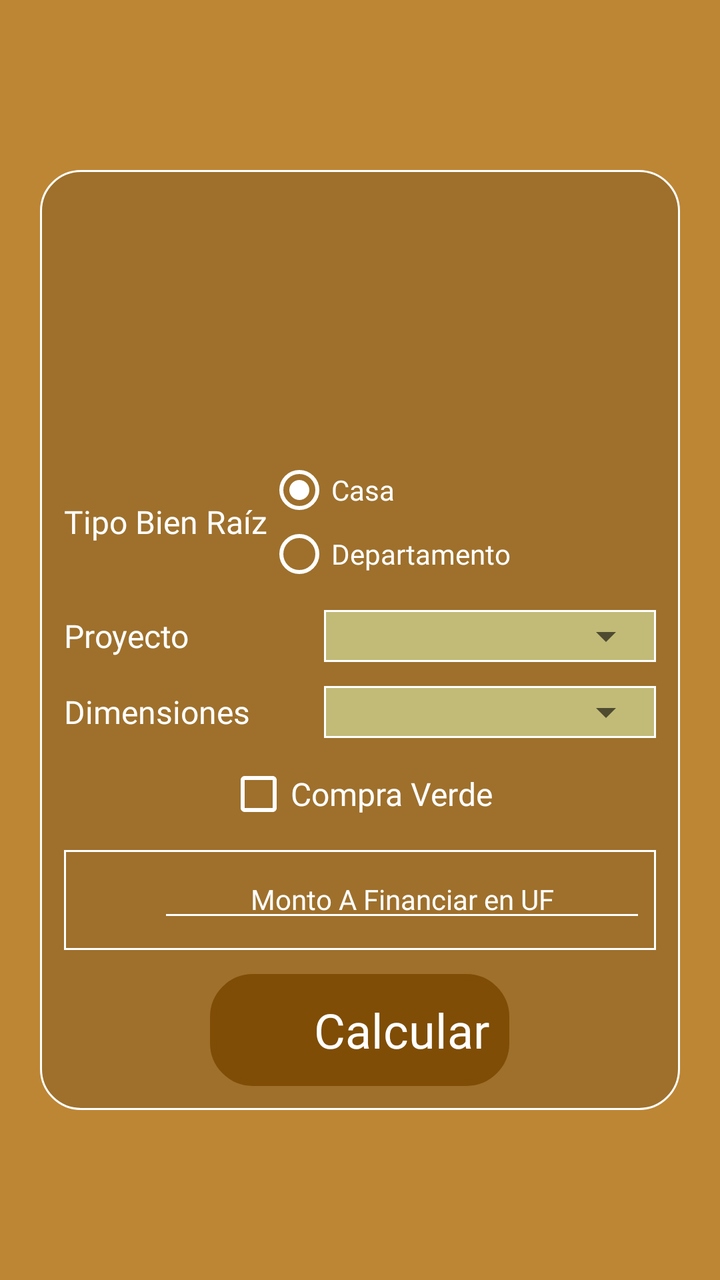
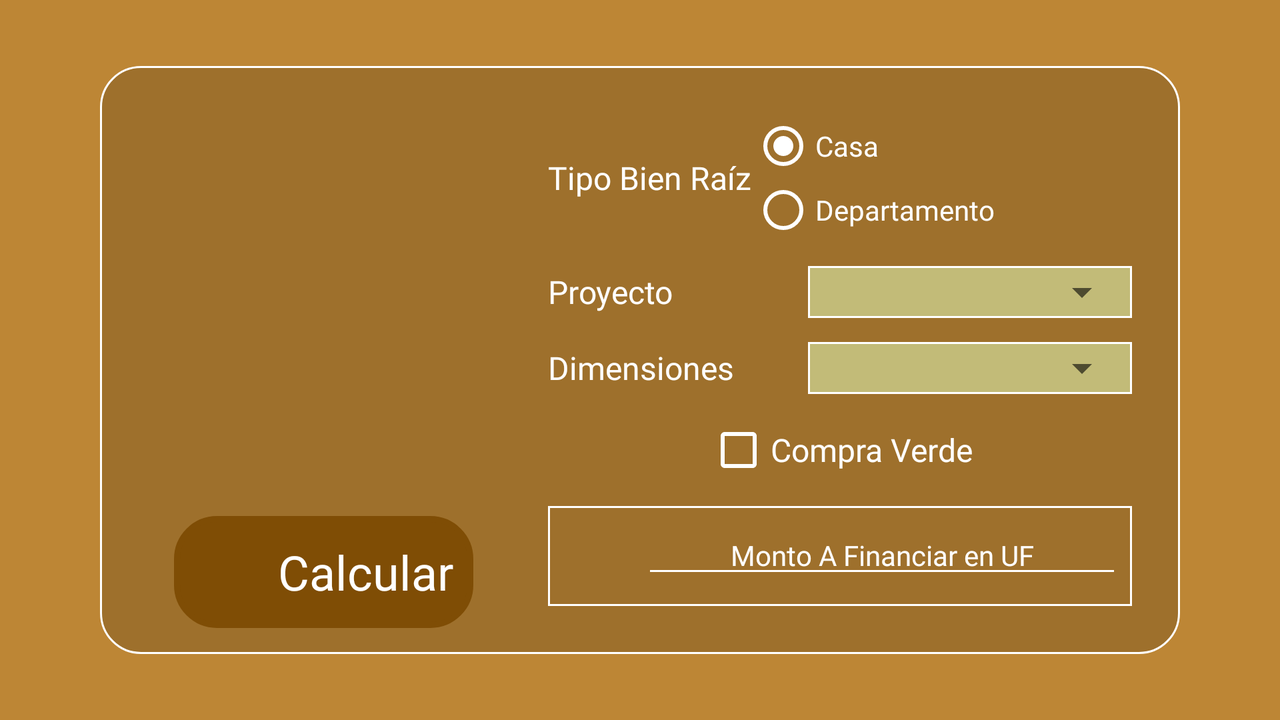

An Android layout and its configuration variant, each rendered on a device that would load it. The default file and the variant file are quoted in full after the pictures.
<!-- AndroidManifest.xml: application theme AppTheme -->
<!-- res/layout/activity_main.xml -->
<?xml version="1.0" encoding="utf-8"?>
<androidx.constraintlayout.widget.ConstraintLayout xmlns:android="http://schemas.android.com/apk/res/android"
    xmlns:app="http://schemas.android.com/apk/res-auto"
    xmlns:tools="http://schemas.android.com/tools"
    android:layout_width="match_parent"
    android:layout_height="match_parent"
    android:background="@color/colorFondo"
    tools:context=".MainActivity">

    <LinearLayout
        android:layout_width="match_parent"
        android:layout_height="wrap_content"
        android:background="@drawable/fondo_recuadro"
        android:orientation="vertical"
        android:padding="12dp"
        android:layout_marginStart="20dp"
        android:layout_marginLeft="20dp"
        android:layout_marginEnd="20dp"
        android:layout_marginRight="20dp"
        app:layout_constraintBottom_toBottomOf="parent"
        app:layout_constraintEnd_toEndOf="parent"
        app:layout_constraintStart_toStartOf="parent"
        app:layout_constraintTop_toTopOf="parent">

        <FrameLayout
            android:layout_width="wrap_content"
            android:layout_height="wrap_content"
            android:layout_gravity="center">

            <ImageView
                android:id="@+id/imgCasaMA"
                style="@style/logo"
                android:layout_width="120dp"
                android:layout_height="120dp"
                android:contentDescription="@string/icono" />

            <ImageView
                android:id="@+id/imgDepartamentoMA"
                style="@style/logo"
                android:background="@drawable/icono_edificio"
                android:layout_width="120dp"
                android:layout_height="120dp"
                android:visibility="gone"
                android:contentDescription="@string/icono" />

        </FrameLayout>

        <Space style="@style/espacio" />

        <TableRow
            android:layout_width="match_parent"
            android:layout_height="wrap_content"
            android:layout_gravity="center">

            <TextView
                android:id="@+id/txtTipoBienRaizMA"
                style="@style/texto"
                android:layout_width="wrap_content"
                android:layout_height="wrap_content"
                android:layout_gravity="center_vertical"
                android:text="@string/tipoBienRaiz" />

            <RadioGroup
                android:id="@+id/rgTipoBienRaizMA"
                android:layout_width="match_parent"
                android:layout_height="wrap_content">

                <RadioButton
                    android:id="@+id/rbCasaMA"
                    style="@style/texto2"
                    android:layout_width="match_parent"
                    android:layout_height="wrap_content"
                    android:checked="true"
                    android:onClick="mostrarOcultar"
                    android:text="@string/casa"
                    app:buttonTint="@color/colorLetra"/>

                <RadioButton
                    android:id="@+id/rbDepartamentoMA"
                    style="@style/texto2"
                    android:layout_width="match_parent"
                    android:layout_height="wrap_content"
                    android:onClick="mostrarOcultar"
                    android:text="@string/departamento"
                    app:buttonTint="@color/colorLetra"/>

            </RadioGroup>

        </TableRow>

        <Space style="@style/espacio" />

        <TableRow
            android:layout_width="match_parent"
            android:layout_height="wrap_content">

            <TextView
                android:id="@+id/txtProyectoMA"
                style="@style/texto"
                android:layout_gravity="center_vertical"
                android:layout_width="130dp"
                android:layout_height="wrap_content"
                android:text="@string/proyecto" />

            <FrameLayout
                android:layout_width="match_parent"
                android:layout_height="wrap_content"
                android:background="@drawable/borde">

                <FrameLayout
                    android:layout_width="match_parent"
                    android:layout_height="wrap_content"
                    android:background="@color/colorSpinner">

                    <Spinner
                        android:id="@+id/spCasaMA"
                        android:layout_width="match_parent"
                        android:layout_height="wrap_content"
                        android:visibility="visible" />

                    <Spinner
                        android:id="@+id/spDepartamentoMA"
                        android:layout_width="match_parent"
                        android:layout_height="wrap_content"
                        android:visibility="gone" />

                </FrameLayout>

            </FrameLayout>

        </TableRow>

        <Space style="@style/espacio" />

        <TableRow
            android:layout_width="match_parent"
            android:layout_height="wrap_content">

            <TextView
                android:id="@+id/txtDimensionesMA"
                style="@style/texto"
                android:layout_gravity="center_vertical"
                android:layout_width="130dp"
                android:layout_height="wrap_content"
                android:text="@string/dimensiones" />

            <FrameLayout
                android:layout_width="match_parent"
                android:layout_height="wrap_content"
                android:background="@drawable/borde">

                <FrameLayout
                    android:layout_width="match_parent"
                    android:layout_height="wrap_content"
                    android:background="@color/colorSpinner">

                    <Spinner
                        android:id="@+id/spDimensionCasaMA"
                        android:layout_width="match_parent"
                        android:layout_height="wrap_content"
                        android:visibility="visible" />

                    <Spinner
                        android:id="@+id/spDimensionDepartamentoMA"
                        android:layout_width="match_parent"
                        android:layout_height="wrap_content"
                        android:visibility="gone" />

                </FrameLayout>

            </FrameLayout>

        </TableRow>

        <Space style="@style/espacio" />

        <CheckBox
            android:id="@+id/chbCompraVerdeMA"
            style="@style/texto"
            android:layout_width="wrap_content"
            android:layout_height="wrap_content"
            android:layout_gravity="center"
            android:text="@string/compraVerde"
            app:buttonTint="@color/colorLetra"/>

        <Space style="@style/espacio" />

        <TableRow
            android:layout_width="match_parent"
            android:layout_height="wrap_content"
            android:background="@drawable/borde"
            android:padding="5dp">

            <ImageView
                android:id="@+id/imgDineroMA"
                style="@style/imagen"
                app:srcCompat="@drawable/icono_dinero"
                android:contentDescription="@string/icono" />

            <Space style="@style/espacioVertical3" />

            <EditText
                android:id="@+id/edtMontoMA"
                style="@style/texto2"
                android:layout_width="match_parent"
                android:layout_height="wrap_content"
                android:ems="10"
                android:hint="@string/montoAFinanciar"
                android:maxLength="6"
                android:textAlignment="center"
                android:gravity="center_horizontal"
                android:inputType="number"
                android:autofillHints=""
                android:imeOptions="actionDone"
                app:backgroundTint="@color/colorLetra" />

        </TableRow>

        <Space style="@style/espacio" />

        <TableRow
            android:id="@+id/trCalcularMA"
            android:layout_width="wrap_content"
            android:layout_height="wrap_content"
            android:layout_gravity="center"
            android:background="@drawable/boton_fondo"
            android:padding="8dp">

            <Space style="@style/espacioVertical3" />

            <ImageView
                android:id="@+id/imgCalcularMA"
                style="@style/imagen"
                app:srcCompat="@drawable/icono_calcular"
                android:contentDescription="@string/icono" />

            <Space style="@style/espacioVertical3" />

            <TextView
                android:id="@+id/txtCalcularMA"
                style="@style/texto"
                android:layout_gravity="center_vertical"
                android:layout_width="match_parent"
                android:layout_height="wrap_content"
                android:text="@string/calcular"
                android:textSize="24sp"/>

            <Space style="@style/espacioVertical3" />

        </TableRow>

    </LinearLayout>

</androidx.constraintlayout.widget.ConstraintLayout>
<!-- resources referenced by this layout -->
<resources>
  <color name="colorFondo">#BD8635</color>
  <color name="colorLetra">#FFFFFF</color>
  <color name="colorSpinner">#C2BB78</color>
  <!-- drawable borde (drawable) -->
  <?xml version="1.0" encoding="utf-8"?>
  <shape xmlns:android="http://schemas.android.com/apk/res/android"
      android:shape="rectangle">
      <stroke android:width="1dp" android:color="@color/colorLetra" />
      <padding android:left="1dp" android:top="1dp"
          android:right="1dp" android:bottom="1dp" />
  </shape>
  <!-- drawable boton_fondo (drawable) -->
  <?xml version="1.0" encoding="utf-8"?>
  <shape xmlns:android="http://schemas.android.com/apk/res/android">
      <solid android:color="@color/colorBoton"/>
      <stroke android:width="3dp" android:color="@color/colorBoton" />
      <corners android:radius="20dp"/>
      <padding android:left="0dp" android:top="0dp" android:right="0dp" android:bottom="0dp" />
  </shape>
  <!-- drawable fondo_recuadro (drawable) -->
  <?xml version="1.0" encoding="utf-8"?>
  <shape xmlns:android="http://schemas.android.com/apk/res/android">
      <solid android:color="@color/colorRecuadro"/>
      <stroke android:width="1dp" android:color="@color/colorLetra" />
      <corners android:radius="20dp"/>
      <padding android:left="0dp" android:top="0dp"
          android:right="0dp" android:bottom="0dp" />
  </shape>
  <string name="calcular">Calcular</string>
  <string name="casa">Casa</string>
  <string name="compraVerde">Compra Verde</string>
  <string name="departamento">Departamento</string>
  <string name="dimensiones">Dimensiones</string>
  <string name="icono">Ícono</string>
  <string name="montoAFinanciar">Monto A Financiar en UF</string>
  <string name="proyecto">Proyecto</string>
  <string name="tipoBienRaiz">Tipo Bien Raíz</string>
  <style name="espacio">
          <item name="android:layout_width">match_parent</item>
          <item name="android:layout_height">12dp</item>
      </style>
  <style name="espacioVertical3">
          <item name="android:layout_width">2dp</item>
          <item name="android:layout_height">match_parent</item>
      </style>
  <style name="imagen">
          <item name="android:layout_width">40dp</item>
          <item name="android:layout_height">40dp</item>
          <item name="android:layout_gravity">center</item>
          <item name="android:adjustViewBounds">true</item>
          <item name="android:scaleType">fitCenter</item>
      </style>
  <style name="logo">
          <item name="android:background">@drawable/icono_casa</item>
          <item name="android:layout_width">150dp</item>
          <item name="android:layout_height">150dp</item>
          <item name="android:layout_gravity">center</item>
          <item name="android:adjustViewBounds">true</item>
          <item name="android:scaleType">fitCenter</item>
      </style>
  <style name="texto">
          <item name="android:fontFamily" tools:targetApi="jelly_bean">@font/lemon_milk_bold</item>
          <item name="android:textColor">@color/colorLetra</item>
          <item name="android:textColorHint">@color/colorLetra</item>
          <item name="android:textSize">16sp</item>
      </style>
  <style name="texto2">
          <item name="android:fontFamily" tools:targetApi="jelly_bean">@font/lemon_milk_bold</item>
          <item name="android:textColor">@color/colorLetra</item>
          <item name="android:textColorHint">@color/colorLetra</item>
          <item name="android:textSize">14sp</item>
      </style>
  <style name="AppTheme" parent="Theme.AppCompat.Light.NoActionBar">
          
          <item name="colorPrimary">@color/colorPrimary</item>
          <item name="colorPrimaryDark">@color/colorPrimaryDark</item>
          <item name="colorAccent">@color/colorAccent</item>
      </style>
  <color name="colorBoton">#7F4D05</color>
  <color name="colorRecuadro">#9E702C</color>
  <color name="colorPrimary">#E5EF96</color>
  <color name="colorPrimaryDark">#AEC95E</color>
  <color name="colorAccent">#FFFFFF</color>
  
      //COLORES
</resources>
<!-- res/layout-land/activity_main.xml (the repository's variant of the layout above) -->
<!-- drawn on the phone turned sideways -->
<?xml version="1.0" encoding="utf-8"?>
<androidx.constraintlayout.widget.ConstraintLayout xmlns:android="http://schemas.android.com/apk/res/android"
    xmlns:app="http://schemas.android.com/apk/res-auto"
    xmlns:tools="http://schemas.android.com/tools"
    android:layout_width="match_parent"
    android:layout_height="match_parent"
    android:background="@color/colorFondo"
    tools:context=".MainActivity">

    <LinearLayout
        android:layout_width="match_parent"
        android:layout_height="wrap_content"
        android:orientation="horizontal"
        android:background="@drawable/fondo_recuadro"
        android:padding="12dp"
        android:layout_marginStart="50dp"
        android:layout_marginLeft="50dp"
        android:layout_marginEnd="50dp"
        android:layout_marginRight="50dp"
        app:layout_constraintBottom_toBottomOf="parent"
        app:layout_constraintEnd_toEndOf="parent"
        app:layout_constraintStart_toStartOf="parent"
        app:layout_constraintTop_toTopOf="parent">

        <LinearLayout
            android:layout_width="wrap_content"
            android:layout_height="wrap_content"
            android:orientation="vertical"
            android:layout_gravity="center_vertical">

            <FrameLayout
                android:layout_width="wrap_content"
                android:layout_height="wrap_content"
                android:layout_gravity="center">

                <ImageView
                    android:id="@+id/imgCasaMA"
                    style="@style/logo"
                    android:layout_width="200dp"
                    android:layout_height="200dp"
                    android:contentDescription="@string/icono" />

                <ImageView
                    android:id="@+id/imgDepartamentoMA"
                    style="@style/logo"
                    android:background="@drawable/icono_edificio"
                    android:layout_width="200dp"
                    android:layout_height="200dp"
                    android:visibility="gone"
                    android:contentDescription="@string/icono" />

            </FrameLayout>

            <Space style="@style/espacio" />

            <TableRow
                android:id="@+id/trCalcularMA"
                android:layout_width="wrap_content"
                android:layout_height="wrap_content"
                android:layout_gravity="center"
                android:background="@drawable/boton_fondo"
                android:gravity="end"
                android:padding="8dp">

                <Space style="@style/espacioVertical3" />

                <ImageView
                    android:id="@+id/imgCalcularMA"
                    style="@style/imagen"
                    android:contentDescription="@string/icono"
                    app:srcCompat="@drawable/icono_calcular" />

                <Space style="@style/espacioVertical3" />

                <TextView
                    android:id="@+id/txtCalcularMA"
                    style="@style/texto"
                    android:layout_width="match_parent"
                    android:layout_height="wrap_content"
                    android:layout_gravity="center_vertical"
                    android:text="@string/calcular"
                    android:textSize="24sp" />

                <Space style="@style/espacioVertical3" />

            </TableRow>
        </LinearLayout>

        <LinearLayout
            android:layout_width="match_parent"
            android:layout_height="wrap_content"
            android:orientation="vertical"
            android:padding="12dp">

            <TableRow
                android:layout_width="match_parent"
                android:layout_height="wrap_content"
                android:layout_gravity="center">

                <TextView
                    android:id="@+id/txtTipoBienRaizMA"
                    style="@style/texto"
                    android:layout_width="wrap_content"
                    android:layout_height="wrap_content"
                    android:layout_gravity="center_vertical"
                    android:text="@string/tipoBienRaiz" />

                <RadioGroup
                    android:id="@+id/rgTipoBienRaizMA"
                    android:layout_width="match_parent"
                    android:layout_height="wrap_content">

                    <RadioButton
                        android:id="@+id/rbCasaMA"
                        style="@style/texto2"
                        android:layout_width="match_parent"
                        android:layout_height="wrap_content"
                        android:checked="true"
                        android:onClick="mostrarOcultar"
                        android:text="@string/casa"
                        app:buttonTint="@color/colorLetra" />

                    <RadioButton
                        android:id="@+id/rbDepartamentoMA"
                        style="@style/texto2"
                        android:layout_width="match_parent"
                        android:layout_height="wrap_content"
                        android:onClick="mostrarOcultar"
                        android:text="@string/departamento"
                        app:buttonTint="@color/colorLetra" />

                </RadioGroup>

            </TableRow>

            <Space style="@style/espacio" />

            <TableRow
                android:layout_width="match_parent"
                android:layout_height="wrap_content">

                <TextView
                    android:id="@+id/txtProyectoMA"
                    style="@style/texto"
                    android:layout_width="130dp"
                    android:layout_height="wrap_content"
                    android:layout_gravity="center_vertical"
                    android:text="@string/proyecto" />

                <FrameLayout
                    android:layout_width="match_parent"
                    android:layout_height="wrap_content"
                    android:background="@drawable/borde">

                    <FrameLayout
                        android:layout_width="match_parent"
                        android:layout_height="wrap_content"
                        android:background="@color/colorSpinner">

                        <Spinner
                            android:id="@+id/spCasaMA"
                            android:layout_width="match_parent"
                            android:layout_height="wrap_content"
                            android:visibility="visible" />

                        <Spinner
                            android:id="@+id/spDepartamentoMA"
                            android:layout_width="match_parent"
                            android:layout_height="wrap_content"
                            android:visibility="gone" />

                    </FrameLayout>

                </FrameLayout>

            </TableRow>

            <Space style="@style/espacio" />

            <TableRow
                android:layout_width="match_parent"
                android:layout_height="wrap_content">

                <TextView
                    android:id="@+id/txtDimensionesMA"
                    style="@style/texto"
                    android:layout_width="130dp"
                    android:layout_height="wrap_content"
                    android:layout_gravity="center_vertical"
                    android:text="@string/dimensiones" />

                <FrameLayout
                    android:layout_width="match_parent"
                    android:layout_height="wrap_content"
                    android:background="@drawable/borde">

                    <FrameLayout
                        android:layout_width="match_parent"
                        android:layout_height="wrap_content"
                        android:background="@color/colorSpinner">

                        <Spinner
                            android:id="@+id/spDimensionCasaMA"
                            android:layout_width="match_parent"
                            android:layout_height="wrap_content"
                            android:visibility="visible" />

                        <Spinner
                            android:id="@+id/spDimensionDepartamentoMA"
                            android:layout_width="match_parent"
                            android:layout_height="wrap_content"
                            android:visibility="gone" />

                    </FrameLayout>

                </FrameLayout>

            </TableRow>

            <Space style="@style/espacio" />

            <CheckBox
                android:id="@+id/chbCompraVerdeMA"
                style="@style/texto"
                android:layout_width="wrap_content"
                android:layout_height="wrap_content"
                android:layout_gravity="center"
                android:text="@string/compraVerde"
                app:buttonTint="@color/colorLetra" />

            <Space style="@style/espacio" />

            <TableRow
                android:layout_width="match_parent"
                android:layout_height="wrap_content"
                android:background="@drawable/borde"
                android:padding="5dp">

                <ImageView
                    android:id="@+id/imgDineroMA"
                    style="@style/imagen"
                    android:contentDescription="@string/icono"
                    app:srcCompat="@drawable/icono_dinero" />

                <Space style="@style/espacioVertical3" />

                <EditText
                    android:id="@+id/edtMontoMA"
                    style="@style/texto2"
                    android:layout_width="match_parent"
                    android:layout_height="wrap_content"
                    android:autofillHints=""
                    android:ems="10"
                    android:gravity="center_horizontal"
                    android:hint="@string/montoAFinanciar"
                    android:inputType="number"
                    android:maxLength="6"
                    android:textAlignment="center"
                    android:imeOptions="actionDone"
                    app:backgroundTint="@color/colorLetra" />

            </TableRow>

        </LinearLayout>

    </LinearLayout>

</androidx.constraintlayout.widget.ConstraintLayout>
